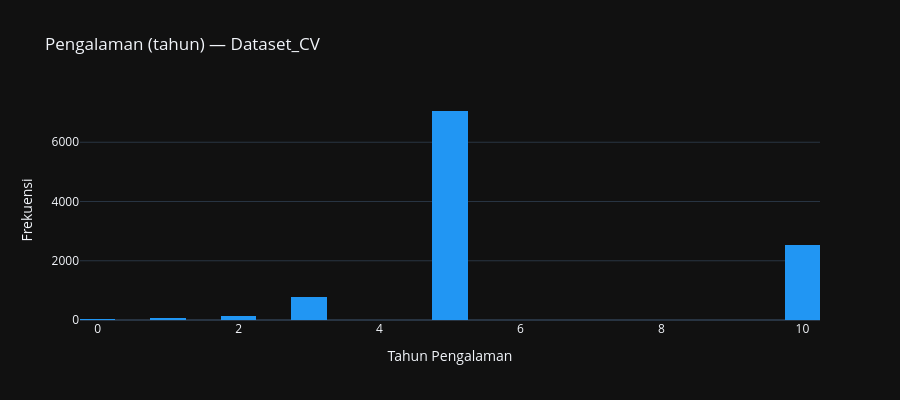
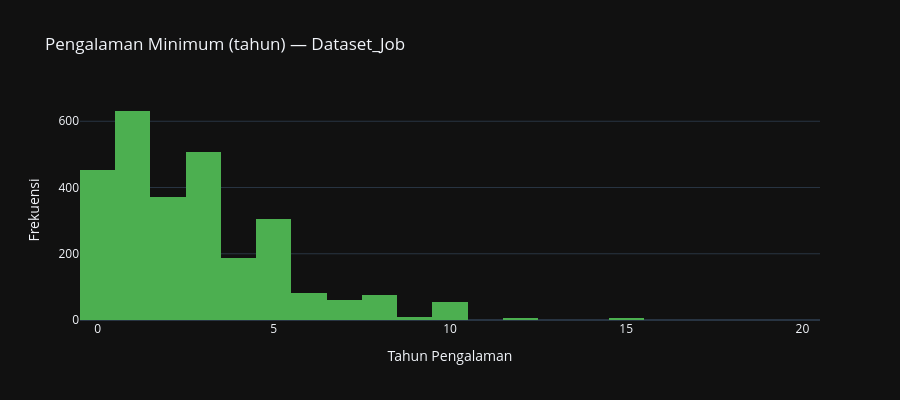
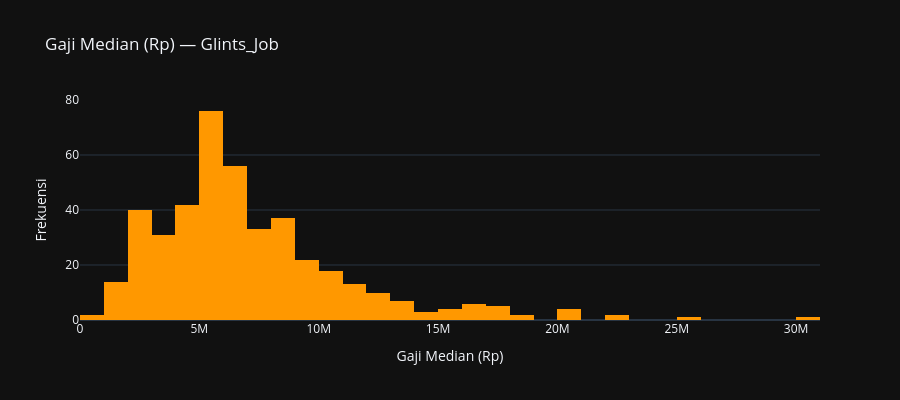

Source (notebook cell) for these figures, in order:
### Markdown cell above
### 2.6 Distribusi Kolom Numerik

**Memvisualisasikan distribusi kolom numerik kunci: pengalaman kandidat, syarat pengalaman lowongan, serta rentang gaji minimum dan maksimum dari Glints.**

### Code cell
import re as _re

COLOR_SEQ       = __import__('plotly.express', fromlist=['colors']).colors.qualitative.Bold
TEMPLATE        = 'plotly_dark'

# --- Parse helper: "Rp20.000.000 - 25.000.000/Bulan" -> median float ---
def _parse_gaji(series):
    clean = (
        series.astype(str)
        .str.replace(r'Rp', '', regex=False)
        .str.replace(r'/[Bb]ulan', '', regex=True)
        .str.replace(r'\.', '', regex=True)
        .str.strip()
    )
    split = clean.str.split(r'\s*-\s*', expand=True, regex=True)
    lo = pd.to_numeric(split[0].str.strip(), errors='coerce')
    hi = pd.to_numeric(split[1].str.strip(), errors='coerce') if split.shape[1] > 1 else lo
    return ((lo + hi) / 2).dropna()

# --- Parse helper: "2-3 tahun", "5+ tahun", "< 1 tahun" -> float ---
def _parse_exp(series):
    def _cv(v):
        s = str(v).strip().lower()
        if _re.match(r'^<\s*\d', s): return 0.0
        m = _re.match(r'^(\d+)\+', s);
        if m: return float(m.group(1))
        m = _re.match(r'^(\d+)\s*[-\u2013]\s*(\d+)', s)
        if m: return float(m.group(1))
        m = _re.match(r'^(\d+)', s)
        if m: return float(m.group(1))
        return float('nan')
    return series.apply(_cv).dropna()

numeric_targets = [
    (_parse_exp(df_cv['pengalaman']),           'Pengalaman (tahun) — Dataset_CV',        'Tahun Pengalaman',     '#2196F3'),
    (_parse_exp(df_job['pengalaman']),           'Pengalaman Minimum (tahun) — Dataset_Job','Tahun Pengalaman',    '#4CAF50'),
    (_parse_gaji(df_glints['gaji']),             'Gaji Median (Rp) — Glints_Job',          'Gaji Median (Rp)',     '#FF9800'),
]

for series, title, xlabel, color in numeric_targets:
    if series.empty:
        print(f'[SKIP] {title} — tidak ada data numerik.')
        continue
    fig = px.histogram(
        series,
        nbins=30,
        title=title,
        labels={'value': xlabel, 'count': 'Frekuensi'},
        template=TEMPLATE,
        color_discrete_sequence=[color]
    )
    fig.update_layout(showlegend=False, height=400,
                      xaxis_title=xlabel, yaxis_title='Frekuensi')
    fig.show()

### Figure 1 — Plotly figure (JSON) as saved in the notebook; plotly's stock layout.template omitted (floating-point values rounded to 4 significant figures; data arrays with more than 128 entries replaced by an {"elided": "..."} marker saying what was removed)
{"data": [{"alignmentgroup": "True", "bingroup": "x", "hovertemplate": "variable=pengalaman<br>Tahun Pengalaman=%{x}<br>count=%{y}<extra></extra>", "legendgroup": "pengalaman", "marker": {"color": "#2196F3", "pattern": {"shape": ""}}, "name": "pengalaman", "nbinsx": 30, "offsetgroup": "pengalaman", "orientation": "v", "showlegend": true, "type": "histogram", "x": {"elided": "10592 int values"}, "xaxis": "x", "yaxis": "y"}], "layout": {"barmode": "relative", "height": 400, "legend": {"title": {"text": "variable"}, "tracegroupgap": 0}, "showlegend": false, "title": {"text": "Pengalaman (tahun) — Dataset_CV"}, "xaxis": {"anchor": "y", "domain": [0, 1], "title": {"text": "Tahun Pengalaman"}}, "yaxis": {"anchor": "x", "domain": [0, 1], "title": {"text": "Frekuensi"}}}}

### Figure 2 — Plotly figure (JSON) as saved in the notebook; plotly's stock layout.template omitted (floating-point values rounded to 4 significant figures; data arrays with more than 128 entries replaced by an {"elided": "..."} marker saying what was removed)
{"data": [{"alignmentgroup": "True", "bingroup": "x", "hovertemplate": "variable=pengalaman<br>Tahun Pengalaman=%{x}<br>count=%{y}<extra></extra>", "legendgroup": "pengalaman", "marker": {"color": "#4CAF50", "pattern": {"shape": ""}}, "name": "pengalaman", "nbinsx": 30, "offsetgroup": "pengalaman", "orientation": "v", "showlegend": true, "type": "histogram", "x": {"elided": "2750 int values"}, "xaxis": "x", "yaxis": "y"}], "layout": {"barmode": "relative", "height": 400, "legend": {"title": {"text": "variable"}, "tracegroupgap": 0}, "showlegend": false, "title": {"text": "Pengalaman Minimum (tahun) — Dataset_Job"}, "xaxis": {"anchor": "y", "domain": [0, 1], "title": {"text": "Tahun Pengalaman"}}, "yaxis": {"anchor": "x", "domain": [0, 1], "title": {"text": "Frekuensi"}}}}

### Figure 3 — Plotly figure (JSON) as saved in the notebook; plotly's stock layout.template omitted (floating-point values rounded to 4 significant figures; data arrays with more than 128 entries replaced by an {"elided": "..."} marker saying what was removed)
{"data": [{"alignmentgroup": "True", "bingroup": "x", "hovertemplate": "variable=0<br>Gaji Median (Rp)=%{x}<br>count=%{y}<extra></extra>", "legendgroup": "0", "marker": {"color": "#FF9800", "pattern": {"shape": ""}}, "name": "0", "nbinsx": 30, "offsetgroup": "0", "orientation": "v", "showlegend": true, "type": "histogram", "x": {"elided": "429 float values"}, "xaxis": "x", "yaxis": "y"}], "layout": {"barmode": "relative", "height": 400, "legend": {"title": {"text": "variable"}, "tracegroupgap": 0}, "showlegend": false, "title": {"text": "Gaji Median (Rp) — Glints_Job"}, "xaxis": {"anchor": "y", "domain": [0, 1], "title": {"text": "Gaji Median (Rp)"}}, "yaxis": {"anchor": "x", "domain": [0, 1], "title": {"text": "Frekuensi"}}}}
